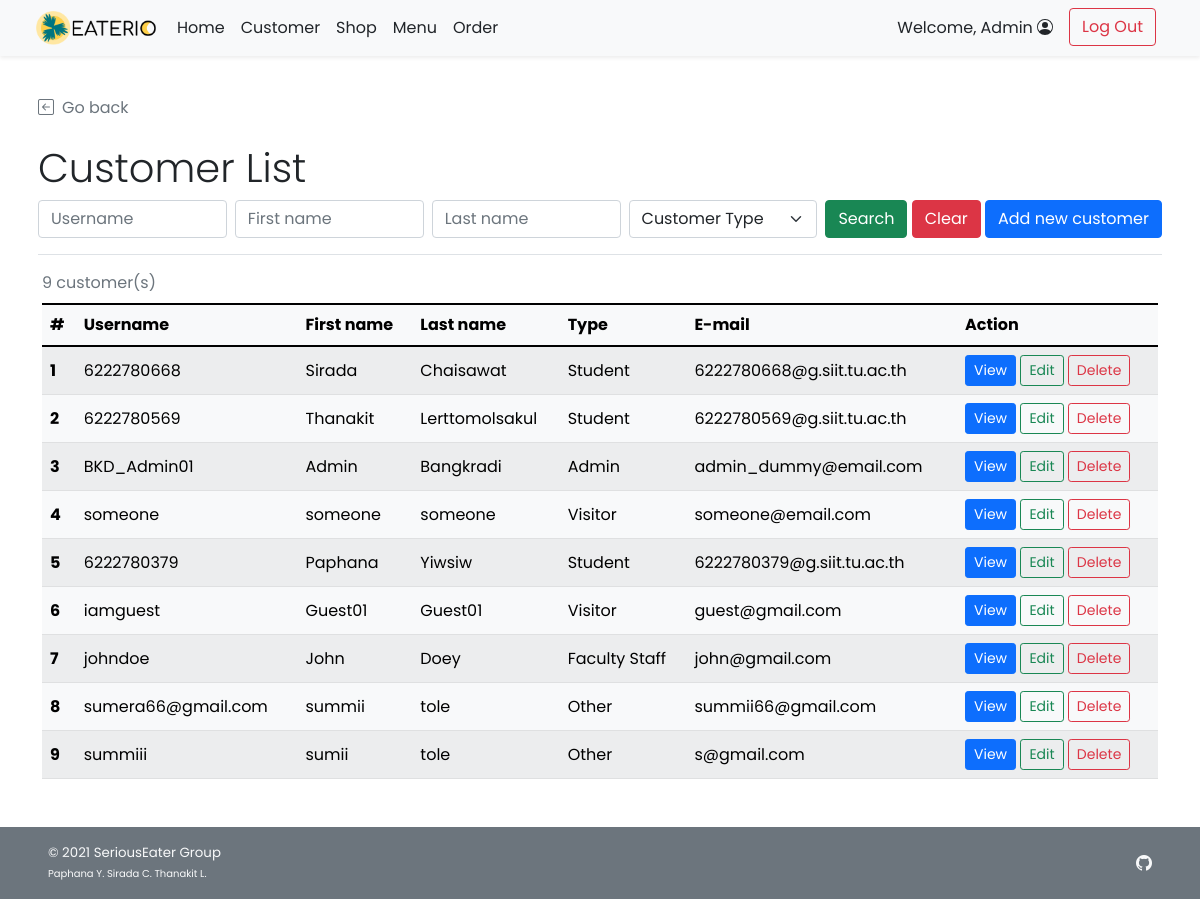
The app's page /admin/admin_customer_list.php (signed in) with its own data.
### tables this page shows
CREATE TABLE `customer` (
  `c_id` int(11) NOT NULL,
  `c_username` varchar(45) NOT NULL,
  `c_pwd` varchar(45) NOT NULL,
  `c_firstname` varchar(45) NOT NULL,
  `c_lastname` varchar(45) NOT NULL,
  `c_email` varchar(100) NOT NULL,
  `c_gender` varchar(1) NOT NULL COMMENT 'M for Male, F for Female',
  `c_type` varchar(3) NOT NULL COMMENT 'Type of customer in this canteen (STD for student, INS for instructor, STF for staff, GUE for guest, ADM for admin, OTH for other)'
);

### admin/admin_customer_list.php (the view, shortened to what this page needs)
<!DOCTYPE html>
<html lang="en" class="h-100">
<head>
    <?php
        include("../conn_db.php");
        include('../head.php');
    ?>
    <link href="../css/main.css" rel="stylesheet">
</head>
<body class="d-flex flex-column h-100">
    <?php include('nav_header_admin.php')?>
    <div class="container p-2 pb-0" id="admin-dashboard">
        <div class="mt-4 border-bottom">
            <a class="nav nav-item text-decoration-none text-muted mb-2" href="#" onclick="history.back();">
                <i class="bi bi-arrow-left-square me-2"></i>Go back
            </a>
            <h2 class="pt-3 display-6">Customer List</h2>
            <form class="form-floating mb-3" method="GET" action="admin_customer_list.php">
                <div class="row g-2">
                    <div class="col">
                        <input type="text" class="form-control" id="username" name="un" placeholder="Username"
                            <?php if(isset($_GET["search"])){?>value="<?php echo $_GET["un"];?>" <?php } ?>>
                    </div>
                    <div class="col">
                        <input type="text" class="form-control" id="firstname" name="fn" placeholder="First name"
                            <?php if(isset($_GET["search"])){?>value="<?php echo $_GET["fn"];?>" <?php } ?>>
                    </div>
                    <div class="col">
                        <input type="text" class="form-control" id="lastname" name="ln" placeholder="Last name"
                            <?php if(isset($_GET["search"])){?>value="<?php echo $_GET["ln"];?>" <?php } ?>>
                    </div>
                    <div class="col">
                        <select class="form-select" id="utype" name="ut">
                            <?php if(isset($_GET["search"])){?>
                            <option selected value="">Customer Type</option>
                            <option value="STD" <?php if($_GET["ut"]=="STD"){ echo "selected";}?>>Student</option>
                            <option value="INS" <?php if($_GET["ut"]=="INS"){ echo "selected";}?>>Professor</option>
                            <option value="TAS" <?php if($_GET["ut"]=="TAS"){ echo "selected";}?>>Teaching Assistant
                            </option>
                            <option value="STF" <?php if($_GET["ut"]=="STF"){ echo "selected";}?>>Faculty Staff</option>
                            <option value="GUE" <?php if($_GET["ut"]=="GUE"){ echo "selected";}?>>Visitor</option>
                            <option value="ADM" <?php if($_GET["ut"]=="ADM"){ echo "selected";}?>>Admin</option>
                            <option value="OTH" <?php if($_GET["ut"]=="OTH"){ echo "selected";}?>>Other</option>
                            <?php }else{ ?>
                            <option selected value="">Customer Type</option>
                            <?php } ?>
                        </select>
                    </div>
                    <div class="col-auto">
                        <button type="submit" name="search" value="1" class="btn btn-success">Search</button>
                        <button type="reset" class="btn btn-danger"
                            onclick="javascript: window.location='admin_customer_list.php'">Clear</button>
                        <a href="admin_customer_add.php" class="btn btn-primary">Add new customer</a>
                    </div>
                </div>
            </form>
        </div>
    </div>
    <div class="container pt-2" id="cust-table">
        <?php
            if(!isset($_GET["search"])){
                $search_query = "SELECT c_id,c_username,c_firstname,c_lastname,c_type,c_email FROM customer;";
            }
            $search_result = $mysqli -> query($search_query);
            $search_numrow = $search_result -> num_rows;
            if($search_numrow == 0){
        ?>
        <div class="row">
            <div class="col mt-2 ms-2 p-2 bg-danger text-white rounded text-start">
                <svg xmlns="http://www.w3.org/2000/svg" width="16" height="16" fill="currentColor"
                    class="bi bi-x-circle ms-2" viewBox="0 0 16 16">
                    <path d="M8 15A7 7 0 1 1 8 1a7 7 0 0 1 0 14zm0 1A8 8 0 1 0 8 0a8 8 0 0 0 0 16z" />
                    <path
                        d="M4.646 4.646a.5.5 0 0 1 .708 0L8 7.293l2.646-2.647a.5.5 0 0 1 .708.708L8.707 8l2.647 2.646a.5.5 0 0 1-.708.708L8 8.707l-2.646 2.647a.5.5 0 0 1-.708-.708L7.293 8 4.646 5.354a.5.5 0 0 1 0-.708z" />
                </svg><span class="ms-2 mt-2">No customer found!</span>
                <a href="admin_customer_list.php" class="text-white">Clear Search Result</a>
            </div>
        </div>
        <?php } else{ ?>
        <div class="table-responsive">
        <table class="table rounded-5 table-light table-striped table-hover align-middle caption-top mb-5">
            <caption><?php echo $search_numrow;?> customer(s) <?php if(isset($_GET["search"])){?><br /><a
                    Result</a><?php } ?></caption>
            <thead class="bg-light">
                <tr>
                    <th scope="col">#</th>
                    <th scope="col">Username</th>
                    <th scope="col">First name</th>
                    <th scope="col">Last name</th>
                    <th scope="col">Type</th>
                    <th scope="col">E-mail</th>
                    <th scope="col">Action</th>
                </tr>
            </thead>
            <tbody>
                <?php $i=1; while($row = $search_result -> fetch_array()){ ?>
                <tr>
                    <th><?php echo $i++;?></th>
                    <td><?php echo $row["c_username"];?></td>
                    <td><?php echo $row["c_firstname"];?></td>
                    <td><?php echo $row["c_lastname"];?></td>
                    <td><?php
                        switch($row["c_type"]){
                            case "STD": echo "Student"; break;
                            case "STF": echo "Faculty Staff"; break;
                            case "GUE": echo "Visitor"; break;
                            case "ADM": echo "Admin"; break;
                            default: echo "Other";
                        }
                    ?>
                    </td>
                    <td><?php echo $row["c_email"];?></td>
                    <td>
                        <a href="admin_customer_detail.php?c_id=<?php echo $row["c_id"]?>"
                            class="btn btn-sm btn-primary">View</a>
                        <a href="admin_customer_edit.php?c_id=<?php echo $row["c_id"]?>"
                            class="btn btn-sm btn-outline-success">Edit</a>
                        <a href="admin_customer_delete.php?c_id=<?php echo $row["c_id"]?>"
                            class="btn btn-sm btn-outline-danger">Delete</a>
                    </td>
                </tr>
                <?php } ?>
            </tbody>
        </table>
        </div>
        <?php }
        ?>
    </div>
    <footer
        class="footer d-flex flex-wrap justify-content-between align-items-center px-5 py-3 mt-auto bg-secondary text-light">
        <span class="smaller-font">&copy; 2021 SeriousEater Group<br /><span class="xsmall-font">Paphana Y. Sirada C.
                Thanakit L.</span></span>
        <ul class="nav justify-content-end list-unstyled d-flex">
            <li class="ms-3"><a class="text-light" target="_blank" href="https://github.com/waterthatfrozen/EATERIO"><i
                        class="bi bi-github"></i></a></li>
        </ul>
    </footer>
</body>
</html>

### css/main.css (style rules this page uses)
html { height: 100%; }
body { height: 100%; padding-top: 4rem; margin-bottom: -50px; font-family: 'Poppins', 'Noto Sans Thai', sans-serif; }
a { cursor: pointer; }
.bi { vertical-align: -.125em; fill: currentColor; }
.smaller-font { font-size: smaller; }
.xsmall-font { font-size: x-small; }

### records on screen
customer: c_username "6222780668", c_firstname "Sirada", c_lastname "Chaisawat", c_type "Student", c_email "6222780668@g.siit.tu.ac.th"
customer: c_username "6222780569", c_firstname "Thanakit", c_lastname "Lerttomolsakul", c_type "Student", c_email "6222780569@g.siit.tu.ac.th"
customer: c_username "BKD_Admin01", c_firstname "Admin", c_lastname "Bangkradi", c_type "Admin", c_email "admin_dummy@email.com"
customer: c_username "someone", c_firstname "someone", c_lastname "someone", c_type "Visitor", c_email "someone@email.com"
customer: c_username "6222780379", c_firstname "Paphana", c_lastname "Yiwsiw", c_type "Student", c_email "6222780379@g.siit.tu.ac.th"
customer: c_username "iamguest", c_firstname "Guest01", c_lastname "Guest01", c_type "Visitor", c_email "guest@gmail.com"
customer: c_username "johndoe", c_firstname "John", c_lastname "Doey", c_type "Faculty Staff", c_email "john@gmail.com"
customer: c_username "sumera66@gmail.com", c_firstname "summii", c_lastname "tole", c_type "Other", c_email "summii66@gmail.com"
customer: c_username "summiii", c_firstname "sumii", c_lastname "tole", c_type "Other", c_email "s@gmail.com"

### other values on screen
$_SESSION['firstname'] "Admin"
$search_numrow "9"
